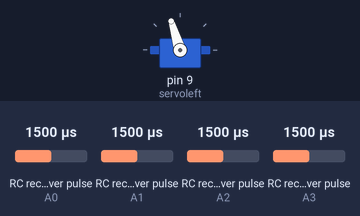
The sketch below on a simulated Arduino Uno, built with avr-gcc and run on an emulated ATmega328P. Shown: servo. Wiring (inferred from the names in the program): 4 × RC receiver channel: data A0 / data A1 / data A2 / data A3. The inputs (shaded band) are chosen by the test bench; at power-on: RC receiver pulse (sensors on A0, A2, A1, A3) 1500 µs. What the sketch prints to the serial monitor is not drawn.

Above: at 1.2 s.
1.3 s: RC receiver pulse (sensor on A0) set to 1020 µs
At 3.0 s:
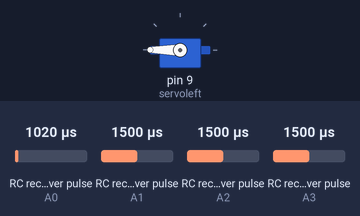
4.3 s: RC receiver pulse (sensor on A0) set to 1250 µs
At 4.96 s:
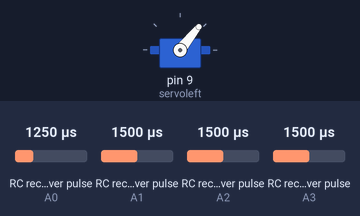
7.3 s: RC receiver pulse (sensor on A0) set to 1750 µs
10.3 s: RC receiver pulse (sensor on A0) set to 1500 µs
13.3 s: RC receiver pulse (sensor on A2) set to 1020 µs
16.3 s: RC receiver pulse (sensor on A1) set to 1980 µs
Timing chart, 0 to 20.3 s (numbered marks = the images above; inputs shaded):
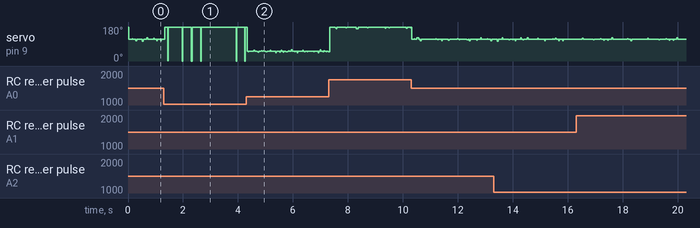

The sketch:

reading_values_from_receiver.ino
```cpp
#include <EnableInterrupt.h>
#include <Servo.h>

#define SERIAL_PORT_SPEED 57600
#define RC_NUM_CHANNELS  4

#define RC_CH1  0
#define RC_CH2  1
#define RC_CH3  2
#define RC_CH4  3

#define RC_CH1_INPUT  A0
#define RC_CH2_INPUT  A1
#define RC_CH3_INPUT  A2
#define RC_CH4_INPUT  A3


Servo servoleft;  // create servo object to control a servo


uint16_t rc_values[RC_NUM_CHANNELS];
uint32_t rc_start[RC_NUM_CHANNELS];
volatile uint16_t rc_shared[RC_NUM_CHANNELS];
uint8_t servo_pos;

void rc_read_values() {
  noInterrupts();
  memcpy(rc_values, (const void *)rc_shared, sizeof(rc_shared));
  interrupts();
}

void calc_input(uint8_t channel, uint8_t input_pin) {
  if (digitalRead(input_pin) == HIGH) {
    rc_start[channel] = micros();
  } else {
    uint16_t rc_compare = (uint16_t)(micros() - rc_start[channel]);
    rc_shared[channel] = rc_compare;
  }
}

void calc_ch1() { calc_input(RC_CH1, RC_CH1_INPUT); }
void calc_ch2() { calc_input(RC_CH2, RC_CH2_INPUT); }
void calc_ch3() { calc_input(RC_CH3, RC_CH3_INPUT); }
void calc_ch4() { calc_input(RC_CH4, RC_CH4_INPUT); }

void setup() {
  Serial.begin(SERIAL_PORT_SPEED);

  pinMode(RC_CH1_INPUT, INPUT);
  pinMode(RC_CH2_INPUT, INPUT);
  pinMode(RC_CH3_INPUT, INPUT);
  pinMode(RC_CH4_INPUT, INPUT);

  enableInterrupt(RC_CH1_INPUT, calc_ch1, CHANGE);
  enableInterrupt(RC_CH2_INPUT, calc_ch2, CHANGE);
  enableInterrupt(RC_CH3_INPUT, calc_ch3, CHANGE);
  enableInterrupt(RC_CH4_INPUT, calc_ch4, CHANGE);


  servoleft.attach(9);  // attaches the servo on pin 9 to the servo object

}

void loop() {
  rc_read_values();

  Serial.print("CH1:"); Serial.print(rc_values[RC_CH1]); Serial.print("\t");
  Serial.print("CH2:"); Serial.print(rc_values[RC_CH2]); Serial.print("\t");
  Serial.print("CH3:"); Serial.print(rc_values[RC_CH3]); Serial.print("\t");
  Serial.print("CH4:"); Serial.println(rc_values[RC_CH4]);

  // TODO: add a filter to the values. FIR
  //map the servo values
  //  val = map(val, 0, 1023, 0, 255);
  servo_pos = map(rc_values[RC_CH1], 1050, 1750, 0, 180); // map channel 1
  servoleft.write(servo_pos); // move the servo

  //delay(2);
}
```
